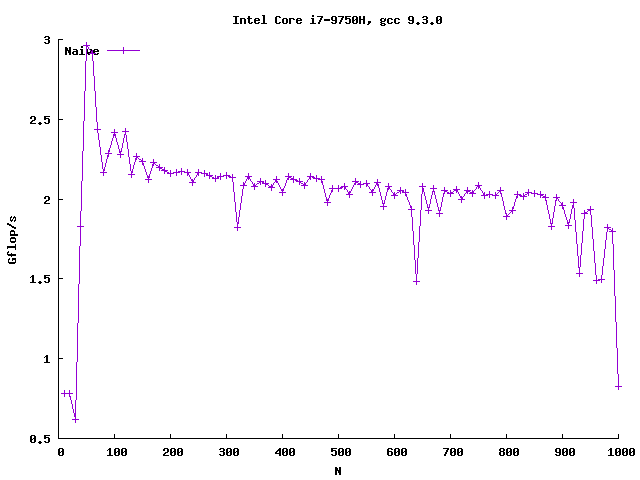

Generate this figure with gnuplot:
#set terminal dumb enhanced ansi256
#set term dumb 94 44
set terminal png 
set autoscale
set output "naive_flops.png" 
set xlabel "N"
set ylabel "Gflop/s"
set title "Intel Core i7-9750H, gcc 9.3.0"
set border 3 lw 1
set tics nomirror
set key inside left 
plot "naive_perf.dat" using 1:($3/1e9) with linespoints title "Naive"
